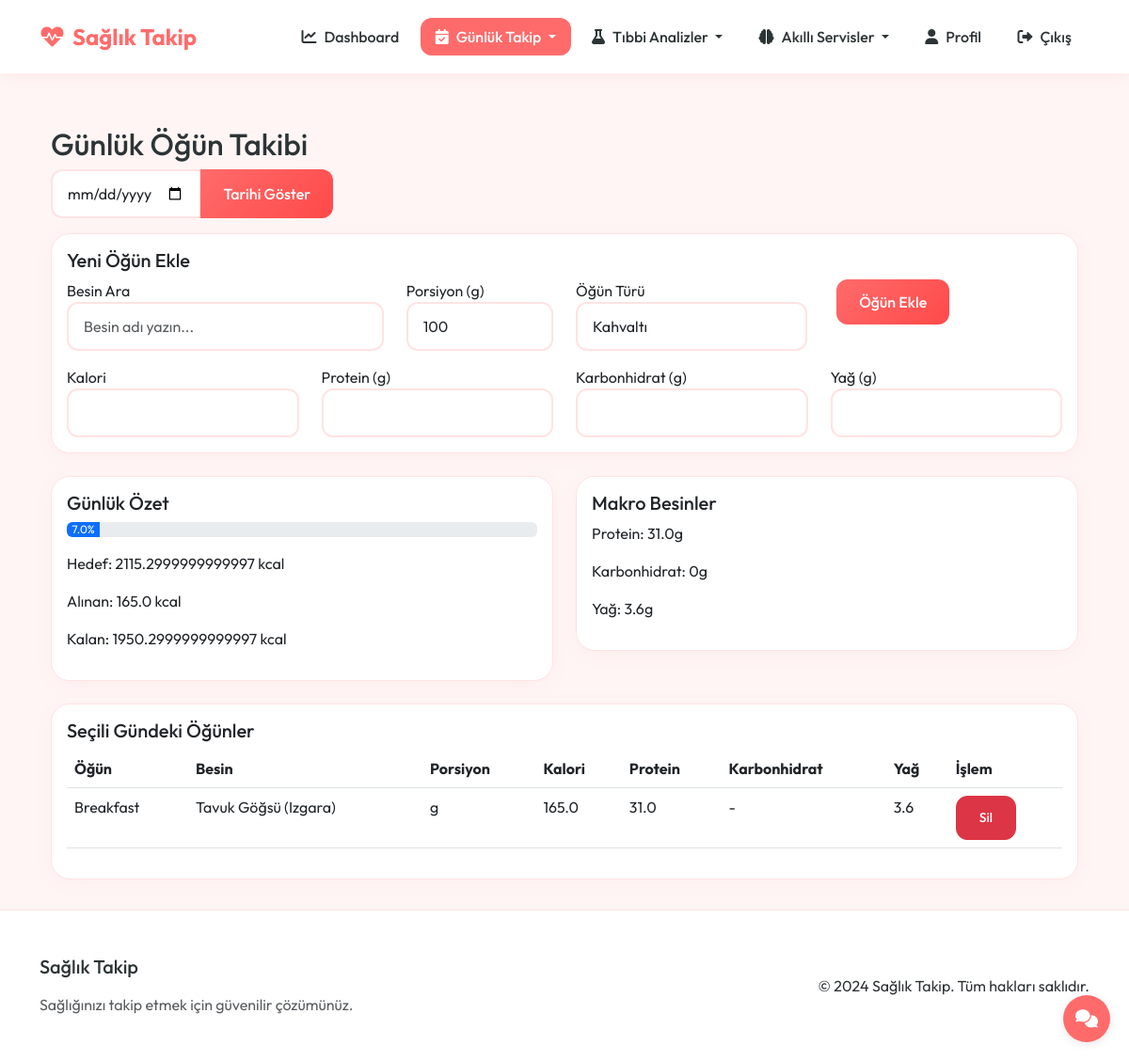
Screenshot of /meals (signed in) with the database file from the repository.
### app.py (models this page shows)
class Meal(db.Model):
    id = db.Column(db.Integer, primary_key=True)
    user_id = db.Column(db.Integer, db.ForeignKey('user.id'), nullable=False)
    date = db.Column(db.Date, nullable=False, default=date.today)
    meal_type = db.Column(db.String(20))  # Breakfast, Lunch, Dinner, Snack
    food_name = db.Column(db.String(100), nullable=False)
    calories = db.Column(db.Float, nullable=False)
    protein = db.Column(db.Float)
    carbs = db.Column(db.Float)
    fat = db.Column(db.Float)
    created_at = db.Column(db.DateTime, default=datetime.utcnow)

### app.py (the view)
@app.route('/meals')
@login_required
def meals():
    today = date.today()
    meals = Meal.query.filter_by(user_id=current_user.id, date=today).all()
    daily_totals = {
        'calories': sum(meal.calories for meal in meals),
        'protein': sum(meal.protein or 0 for meal in meals),
        'carbs': sum(meal.carbs or 0 for meal in meals),
        'fat': sum(meal.fat or 0 for meal in meals)
    }
    daily_goal = current_user.calculate_daily_calories()
    return render_template('nutrition/meals.html',
                         meals=meals,
                         daily_totals=daily_totals,
                         daily_goal=daily_goal)

### app.py (called while the page is built)
@login_manager.user_loader
def load_user(user_id):
    return User.query.get(int(user_id))

    def calculate_bmr(self):
        if self.gender == 'male':
            bmr = 10 * self.weight + 6.25 * self.height - 5 * self.age + 5
        else:
            bmr = 10 * self.weight + 6.25 * self.height - 5 * self.age - 161
        return bmr

    def calculate_tdee(self):
        activity_multipliers = {
            'sedentary': 1.2,
            'lightly_active': 1.375,
            'moderately_active': 1.55,
            'very_active': 1.725,
            'extra_active': 1.9
        }
        bmr = self.calculate_bmr()
        level = (self.activity_level or 'sedentary').lower()
        multiplier = activity_multipliers.get(level, 1.2)
        tdee = bmr * multiplier
        return tdee

    def calculate_daily_calories(self):
        tdee = self.calculate_tdee()
        goal = (self.goal or 'maintain').lower()
        if goal == 'lose_weight':
            return tdee - 500
        elif goal == 'gain_weight':
            return tdee + 500
        return tdee

### health_app/templates/nutrition/meals.html (shortened to what this page needs)
{% set percent = (daily_totals.calories / daily_goal * 100) if daily_goal else 0 %}
{% set percent = percent if percent < 100 else 100 %}
{% set style_str = 'width: {}%;'.format(percent|round(0, 'floor')) %}
{% extends "base.html" %}
{% block content %}
<div class="container mt-4">
    <h2>Günlük Öğün Takibi</h2>
    <form method="get" class="mb-3">
        <div class="input-group" style="max-width: 300px;">
            <input type="date" class="form-control" name="date" value="{{ selected_date }}">
            <button class="btn btn-primary" type="submit">Tarihi Göster</button>
        </div>
    </form>
    <div class="card mb-4">
        <div class="card-body">
            <h5 class="card-title">Yeni Öğün Ekle</h5>
            <form id="addMealForm" method="POST" action="{{ url_for('add_meal') }}">
                <div class="row">
                    <div class="col-md-4">
                        <div class="form-group">
                            <label for="foodSearch">Besin Ara</label>
                            <input type="text" class="form-control" id="foodSearch" placeholder="Besin adı yazın...">
                        </div>
                    </div>
                    <div class="col-md-2">
                        <div class="form-group">
                            <label for="portion">Porsiyon (g)</label>
                            <input type="number" class="form-control" id="portion" value="100" min="1">
                        </div>
                    </div>
                    <div class="col-md-3">
                        <div class="form-group">
                            <label for="mealType">Öğün Türü</label>
                            <select class="form-control" id="mealType" name="meal_type" required>
                                <option value="breakfast">Kahvaltı</option>
                            </select>
                        </div>
                    </div>
                    <div class="col-md-3">
                        <div class="form-group">
                            <label>&nbsp;</label>
                            <button type="submit" class="btn btn-primary btn-block">Öğün Ekle</button>
                        </div>
                    </div>
                </div>
                <div class="row mt-3">
                    <div class="col-md-3">
                        <div class="form-group">
                            <label>Kalori</label>
                            <input type="number" class="form-control" id="calories" name="calories" readonly>
                        </div>
                    </div>
                    <div class="col-md-3">
                        <div class="form-group">
                            <label>Protein (g)</label>
                            <input type="number" class="form-control" id="protein" name="protein" readonly>
                        </div>
                    </div>
                    <div class="col-md-3">
                        <div class="form-group">
                            <label>Karbonhidrat (g)</label>
                            <input type="number" class="form-control" id="carbs" name="carbs" readonly>
                        </div>
                    </div>
                    <div class="col-md-3">
                        <div class="form-group">
                            <label>Yağ (g)</label>
                            <input type="number" class="form-control" id="fat" name="fat" readonly>
                        </div>
                    </div>
                </div>
            </form>
        </div>
    </div>
    <div class="row mb-4">
        <div class="col-md-6">
            <div class="card">
                <div class="card-body">
                    <h5 class="card-title">Günlük Özet</h5>
                    <div class="progress mb-3">
                        <div class="progress-bar" role="progressbar"
                             style="{{ style_str }}"
                             aria-valuenow="{{ daily_totals.calories }}"
                             aria-valuemin="0"
                             aria-valuemax="{{ daily_goal }}">
                            {{ percent|round(0, 'floor') }}%
                        </div>
                    </div>
                    <p>Hedef: {{ daily_goal }} kcal</p>
                    <p>Alınan: {{ daily_totals.calories }} kcal</p>
                    <p>Kalan: {{ daily_goal - daily_totals.calories }} kcal</p>
                </div>
            </div>
        </div>
        <div class="col-md-6">
            <div class="card">
                <div class="card-body">
                    <h5 class="card-title">Makro Besinler</h5>
                    <p>Protein: {{ daily_totals.protein|round(1) }}g</p>
                    <p>Karbonhidrat: {{ daily_totals.carbs|round(1) }}g</p>
                    <p>Yağ: {{ daily_totals.fat|round(1) }}g</p>
                </div>
            </div>
        </div>
    </div>
    <div class="card">
        <div class="card-body">
            <h5 class="card-title">Seçili Gündeki Öğünler</h5>
            {% if meals %}
            <div class="table-responsive">
                <table class="table">
                    <thead>
                        <tr>
                            <th>Öğün</th>
                            <th>Besin</th>
                            <th>Porsiyon</th>
                            <th>Kalori</th>
                            <th>Protein</th>
                            <th>Karbonhidrat</th>
                            <th>Yağ</th>
                            <th>İşlem</th>
                        </tr>
                    </thead>
                    <tbody>
                        {% for meal in meals %}
                        <tr>
                            <td>{{ meal.meal_type|title }}</td>
                            <td>{{ meal.food_name }}</td>
                            <td>{{ meal.portion }}g</td>
                            <td>{{ meal.calories|round(1) }}</td>
                            <td>{{ meal.protein|round(1) if meal.protein else '-' }}</td>
                            <td>{{ meal.carbs|round(1) if meal.carbs else '-' }}</td>
                            <td>{{ meal.fat|round(1) if meal.fat else '-' }}</td>
                            <td>
                                <form action="{{ url_for('delete_meal', meal_id=meal.id) }}" method="POST" style="display: inline;">
                                    <button type="submit" class="btn btn-danger btn-sm" onclick="return confirm('Bu öğünü silmek istediğinizden emin misiniz?')">Sil</button>
                                </form>
                            </td>
                        </tr>
                        {% endfor %}
                    </tbody>
                </table>
            </div>
            {% else %}
            <p class="text-muted">Henüz öğün eklenmemiş.</p>
            {% endif %}
        </div>
    </div>
</div>
{% endblock %}

### health_app/templates/base.html (style rules this page uses)
:root { --primary-color: #FF6B6B !important; --primary-light: #FFE3E3 !important; --primary-dark: #FF4949 !important; --secondary-color: #4ECDC4 !important; --accent-color: #FF8B8B !important; --background-color: #FFF5F5 !important; --text-color: #2D3436 !important; --card-bg: #FFFFFF !important; --border-color: #FFE3E3 !important; }
body { font-family: 'Outfit', sans-serif !important; background-color: var(--background-color) !important; color: var(--text-color) !important; min-height: 100vh; display: flex; flex-direction: column; }
.card { background: var(--card-bg); border: 1px solid var(--border-color); border-radius: 20px; box-shadow: 0 4px 20px rgba(255, 107, 107, 0.05); transition: all 0.3s cubic-bezier(0.4, 0, 0.2, 1); overflow: hidden; }
.btn { padding: 0.75rem 1.5rem; font-weight: 500; border-radius: 12px; transition: all 0.3s cubic-bezier(0.4, 0, 0.2, 1); position: relative; overflow: hidden; }
.btn::after { content: ''; position: absolute; top: 50%; left: 50%; width: 0; height: 0; background: rgba(255, 255, 255, 0.2); border-radius: 50%; transform: translate(-50%, -50%); transition: width 0.6s ease, height 0.6s ease; }
.btn-primary { background: linear-gradient(135deg, var(--primary-color), var(--primary-dark)) !important; border: none !important; }
.form-control { border: 2px solid var(--border-color); border-radius: 12px; padding: 0.75rem 1rem; font-size: 1rem; transition: all 0.3s ease; }

### rows the page displays
Meal: meal_type "Breakfast", food_name "Tavuk Göğsü (Izgara)", calories "165.0", protein "31.0", carbs "-", fat "3.6"

### other values shown
{{ percent|round(0, 'floor') }} "7.0"
{{ daily_goal }} "2115.2999999999997"
{{ daily_totals.calories }} "165.0"
{{ daily_goal - daily_totals.calories }} "1950.2999999999997"
{{ daily_totals.protein|round(1) }} "31.0"
{{ daily_totals.carbs|round(1) }} "0"
{{ daily_totals.fat|round(1) }} "3.6"
